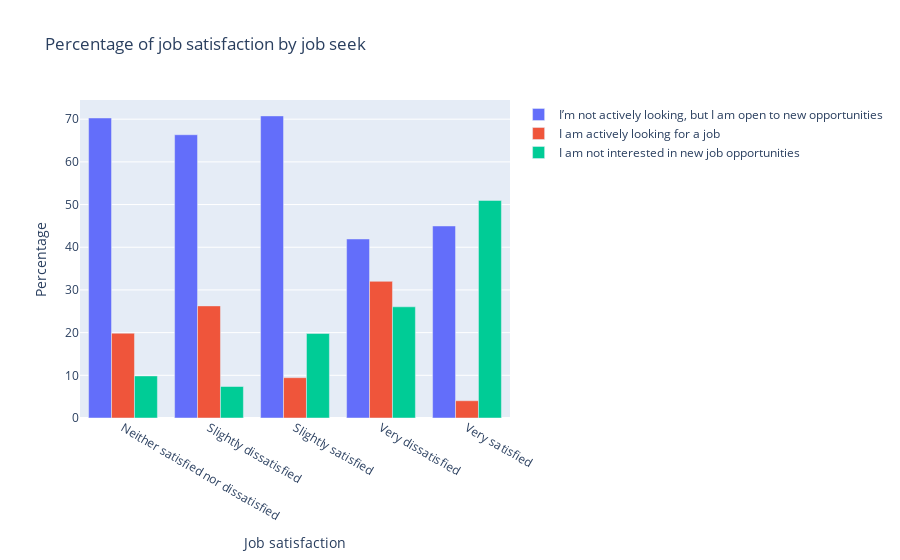

Notebook code cell kept with this figure:
### Code cell
fig1 = plot.get_satisfy()
fig1.show()

### Figure 1 — Plotly figure (JSON) as saved in the notebook; plotly's stock layout.template omitted (floating-point values rounded to 4 significant figures)
{"data": [{"name": "I’m not actively looking, but I am open to new opportunities", "type": "bar", "x": ["Neither satisfied nor dissatisfied", "Slightly dissatisfied", "Slightly satisfied", "Very dissatisfied", "Very satisfied"], "y": [70.28, 66.36, 70.77, 41.94, 44.99]}, {"name": "I am actively looking for a job", "type": "bar", "x": ["Neither satisfied nor dissatisfied", "Slightly dissatisfied", "Slightly satisfied", "Very dissatisfied", "Very satisfied"], "y": [19.86, 26.27, 9.445, 32.01, 4.049]}, {"name": "I am not interested in new job opportunities", "type": "bar", "x": ["Neither satisfied nor dissatisfied", "Slightly dissatisfied", "Slightly satisfied", "Very dissatisfied", "Very satisfied"], "y": [9.857, 7.378, 19.79, 26.05, 50.97]}], "layout": {"title": {"text": "Percentage of job satisfaction by job seek"}, "xaxis": {"title": {"text": "Job satisfaction"}}, "yaxis": {"title": {"text": "Percentage"}}}}
